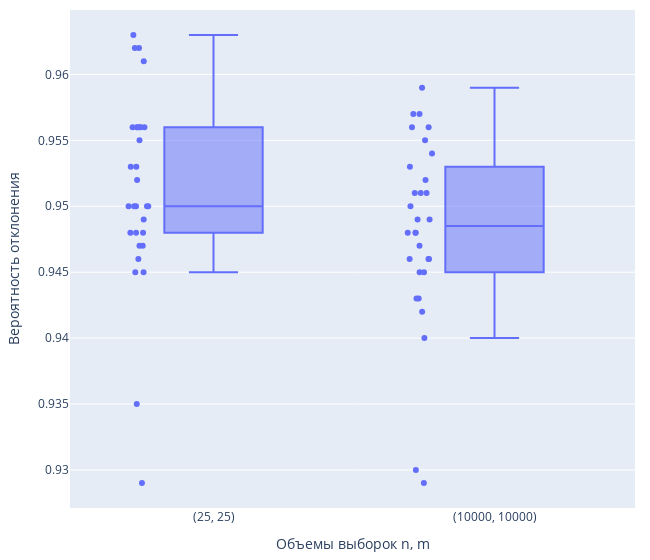

The code cell stored with this chart in its notebook:
### Code cell
fig = px.box(box_norm.melt(), x='variable', y='value',
       labels={
           'variable': 'Объемы выборок n, m',
           'value': 'Вероятность отклонения'
       },
       points='all',
       width=650)
fig.update_layout(margin=dict(l=70, r=15, b=10, t=10), 
                  boxgap=0.5)
fig.show()

### Figure 1 — Plotly figure (JSON) as saved in the notebook; plotly's stock layout.template omitted (floating-point values rounded to 4 significant figures)
{"data": [{"alignmentgroup": "True", "boxpoints": "all", "hovertemplate": "Объемы выборок n, m=%{x}<br>Вероятность отклонения=%{y}<extra></extra>", "legendgroup": "", "marker": {"color": "#636efa"}, "name": "", "notched": false, "offsetgroup": "", "orientation": "v", "showlegend": false, "type": "box", "x": ["(25, 25)", "(25, 25)", "(25, 25)", "(25, 25)", "(25, 25)", "(25, 25)", "(25, 25)", "(25, 25)", "(25, 25)", "(25, 25)", "(25, 25)", "(25, 25)", "(25, 25)", "(25, 25)", "(25, 25)", "(25, 25)", "(25, 25)", "(25, 25)", "(25, 25)", "(25, 25)", "(25, 25)", "(25, 25)", "(25, 25)", "(25, 25)", "(25, 25)", "(25, 25)", "(25, 25)", "(25, 25)", "(25, 25)", "(25, 25)", "(10000, 10000)", "(10000, 10000)", "(10000, 10000)", "(10000, 10000)", "(10000, 10000)", "(10000, 10000)", "(10000, 10000)", "(10000, 10000)", "(10000, 10000)", "(10000, 10000)", "(10000, 10000)", "(10000, 10000)", "(10000, 10000)", "(10000, 10000)", "(10000, 10000)", "(10000, 10000)", "(10000, 10000)", "(10000, 10000)", "(10000, 10000)", "(10000, 10000)", "(10000, 10000)", "(10000, 10000)", "(10000, 10000)", "(10000, 10000)", "(10000, 10000)", "(10000, 10000)", "(10000, 10000)", "(10000, 10000)", "(10000, 10000)", "(10000, 10000)"], "x0": " ", "xaxis": "x", "y": [0.956, 0.963, 0.962, 0.95, 0.945, 0.95, 0.95, 0.956, 0.948, 0.956, 0.929, 0.95, 0.947, 0.953, 0.955, 0.945, 0.949, 0.956, 0.948, 0.952, 0.961, 0.946, 0.947, 0.956, 0.948, 0.956, 0.953, 0.935, 0.962, 0.95, 0.951, 0.951, 0.959, 0.946, 0.953, 0.945, 0.93, 0.955, 0.957, 0.948, 0.943, 0.956, 0.948, 0.956, 0.947, 0.943, 0.942, 0.95, 0.957, 0.952, 0.946, 0.929, 0.945, 0.946, 0.954, 0.94, 0.951, 0.949, 0.949, 0.948], "y0": " ", "yaxis": "y"}], "layout": {"boxgap": 0.5, "boxmode": "group", "legend": {"tracegroupgap": 0}, "margin": {"b": 10, "l": 70, "r": 15, "t": 10}, "width": 650, "xaxis": {"anchor": "y", "domain": [0, 1], "title": {"text": "Объемы выборок n, m"}}, "yaxis": {"anchor": "x", "domain": [0, 1], "title": {"text": "Вероятность отклонения"}}}}
